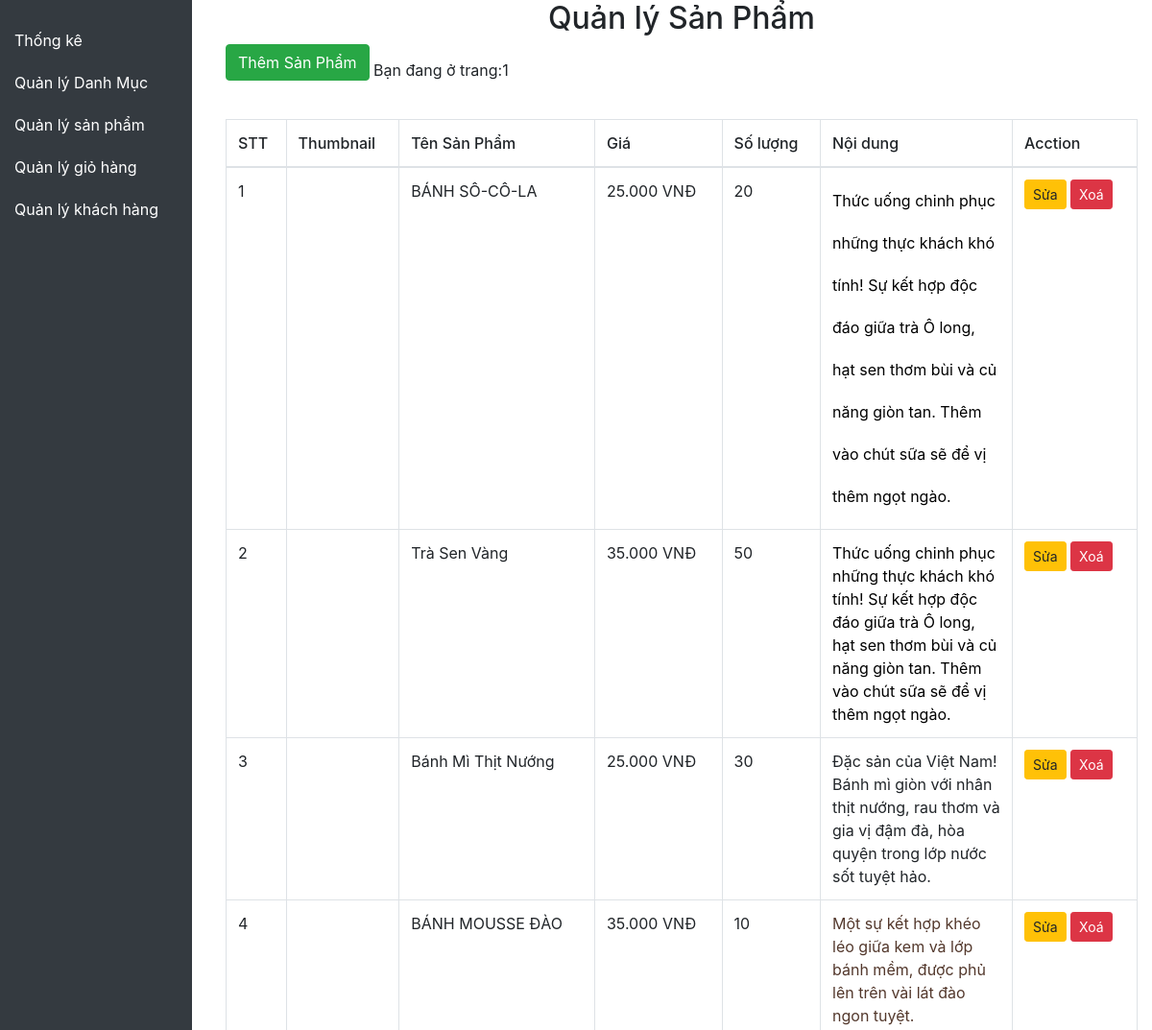
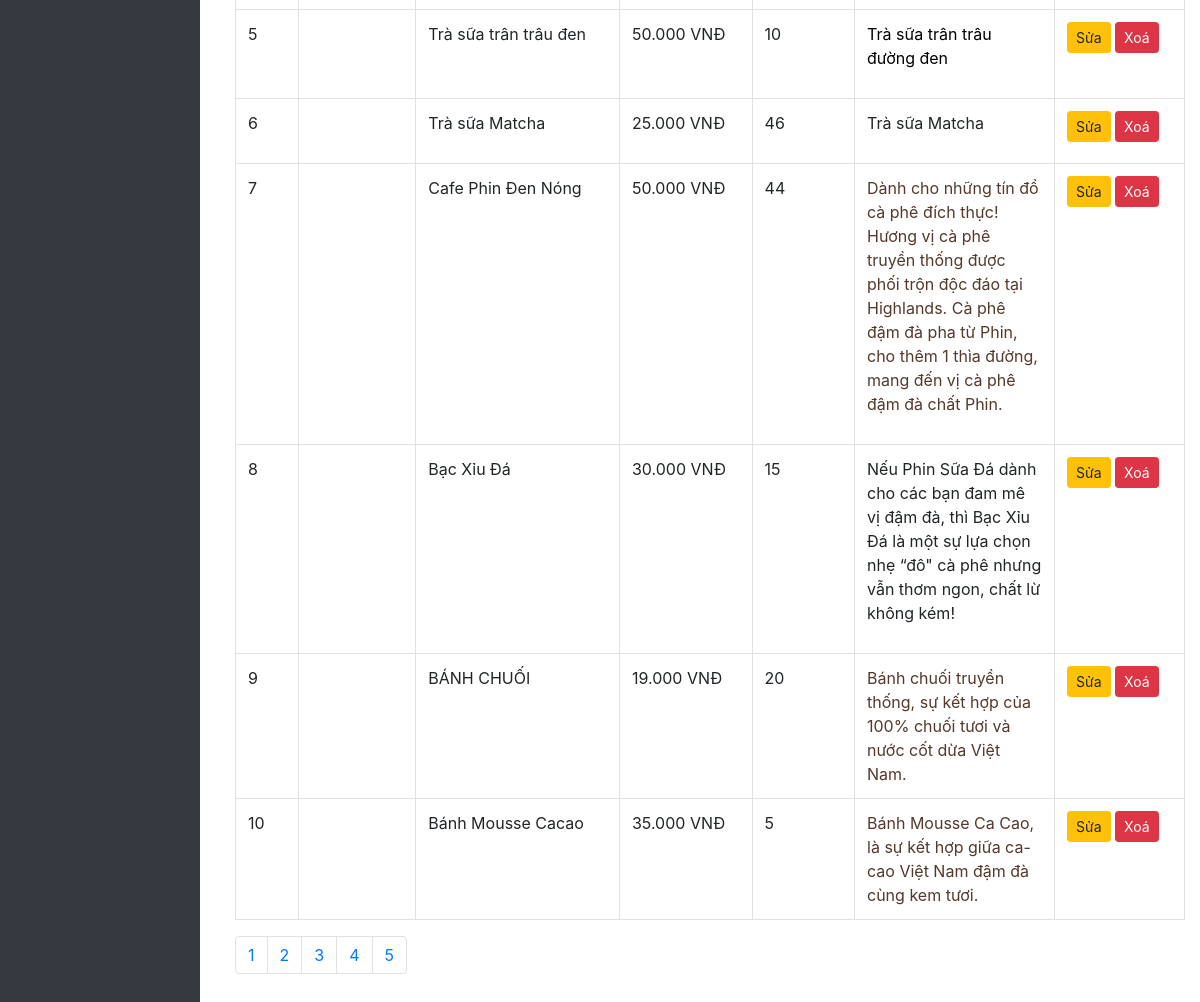
Screenshot of /admin/product/index.php with the database file from the repository (2 pictures, top to bottom).
### tables this page shows
CREATE TABLE `product` (
  `id` int(11) NOT NULL,
  `title` varchar(200) NOT NULL,
  `price` float NOT NULL,
  `number` float NOT NULL,
  `thumbnail` varchar(500) NOT NULL,
  `content` longtext NOT NULL,
  `id_category` int(11) NOT NULL,
  `created_at` datetime DEFAULT NULL,
  `updated_at` datetime DEFAULT NULL
);

### admin/database/dbhelper.php (called while the page is built, shortened)
<?php
function executeResult($sql)
{
    $con = mysqli_connect(HOST, USERNAME, PASSWORD, DATABASE);
    $result = mysqli_query($con, $sql);
    $data = [];
    while ($row = mysqli_fetch_assoc($result)) {
        $data[] = $row;
    }
    return $data;
}

### admin/product/index.php (the view, shortened to what this page needs)
<?php
require_once('../database/dbhelper.php');
?>
<!DOCTYPE html>
<html>
<head>
    <link rel="stylesheet" href="https://maxcdn.bootstrapcdn.com/bootstrap/4.4.1/css/bootstrap.min.css">
</head>
<body>
    <div id="wrapper">
        <header class="vertical-nav">
            <ul class="nav flex-column">
                <li class="nav-item">
                    <a class="nav-link" href="../index.php">Thống kê</a>
                </li>
                <li class="nav-item">
                    <a class="nav-link" href="../category/">Quản lý Danh Mục</a>
                </li>
                <li class="nav-item">
                    <a class="nav-link active" href="../product/">Quản lý sản phẩm</a>
                </li>
                <li class="nav-item">
                    <a class="nav-link" href="../dashboard.php">Quản lý giỏ hàng</a>
                </li>
                <li class="nav-item">
                    <a class="nav-link" href="../client/">Quản lý khách hàng</a>
                </li>
            </ul>
        </header>
        <div class="container">
            <div class="panel panel-primary">
                <div class="panel-heading">
                    <h2 class="text-center">Quản lý Sản Phẩm</h2>
                </div>
                <div class="panel-body">
                    <a href="add.php">
                        <button class="btn btn-success" style="margin-bottom: 20px;">Thêm Sản Phẩm</button>
                    </a>
                    <table class="table table-bordered table-hover">
                        <thead>
                            <tr style="font-weight: 500;">
                                <td >STT</td>
                                <td>Thumbnail</td>
                                <td>Tên Sản Phẩm</td>
                                <td>Giá</td>
                                <td>Số lượng</td>
                                <td>Nội dung</td>
                                <td >Acction</td>
                            </tr>
                        </thead>
                        <tbody>
                            <?php
                            try {
                                if (isset($_GET['page'])) {
                                    $page = $_GET['page'];
                                } else {
                                    $page = 1;
                                }
                                $limit = 10;
                                $start = ($page - 1) * $limit;
                                $sql = "SELECT * FROM product limit $start,$limit";
                                executeResult($sql);
                                $productList = executeResult($sql);
                                $index = 1;
                                foreach ($productList as $item) {
                                    echo '<tr>
                                        <td>' . ($index++) . '</td>
                                        <td style="text-align:center">
                                            <img src="' . $item['thumbnail'] . '" alt="" style="width: 50px">
                                        </td>
                                        <td>' . $item['title'] . '</td>
                                        <td>' . number_format($item['price'], 0, ',', '.') . ' VNĐ</td>
                                        <td>' . $item['number'] . '</td>
                                        <td style="width: 200px;">' . $item['content'] . '</td>
                                        <td>
                                            <a href="add.php?id=' . $item['id'] . '" class="btn btn-warning btn-sm">Sửa</a>
                                            <button class="btn btn-danger btn-sm" onclick="deleteProduct(' . $item['id'] . ')">Xoá</button>
                                        </td>
                                    </tr>';
                                }
                            } catch (Exception $e) {
                                die("Lỗi thực thi sql: " . $e->getMessage());
                            }
                            ?>
                        </tbody>
                    </table>
                </div>
            </div>
            <ul class="pagination">
                <?php
                $sql = "SELECT * FROM `product`";
                $conn = mysqli_connect(HOST, USERNAME, PASSWORD, DATABASE);
                $result = mysqli_query($conn, $sql);
                if (mysqli_num_rows($result)) {
                    $numrow = mysqli_num_rows($result);
                    $current_page = ceil($numrow / 5);
                }
                for ($i = 1; $i <= $current_page; $i++) {
                    if ($i == $current_page) {
                        echo '<li class="page-item"><a class="page-link" href="?page=' . $i . '">' . $i . '</a></li>';
                    } else {
                        echo '<li class="page-item"><a class="page-link" href="?page=' . $i . '">' . $i . '</a></li>';
                    }
                }
                ?>
            </ul>
        </div>
    </div>
</body>
</html>

### admin/product/index.php (style rules this page uses)
#wrapper { padding-bottom: 5rem; display: flex; }
.vertical-nav { width: 200px; position: fixed; top: 0; left: 0; height: 100%; background-color: #343a40; padding-top: 20px; }
.vertical-nav .nav-link { color: #fff; padding: 10px 15px; text-align: left; }
.container { margin-left: 220px; width: calc(100% - 220px); }
.table { margin-top: 20px; }

### rows the page displays
product: title "BÁNH SÔ-CÔ-LA", price "25.000", number "20", content "Thức uống chinh phục những thực khách khó tính! Sự kết hợp độc đáo giữa trà Ô long, hạt sen thơm bùi và củ năng giòn tan. Thêm vào chút sữa sẽ để vị thêm ngọt ngào."
product: title "Trà Sen Vàng", price "35.000", number "50", content "Thức uống chinh phục những thực khách khó tính! Sự kết hợp độc đáo giữa trà Ô long, hạt sen thơm bùi và củ năng giòn tan. Thêm vào chút sữa sẽ để vị thêm ngọt ngào."
product: title "Bánh Mì Thịt Nướng", price "25.000", number "30", content "Đặc sản của Việt Nam! Bánh mì giòn với nhân thịt nướng, rau thơm và gia vị đậm đà, hòa quyện trong lớp nước sốt tuyệt hảo."
product: title "BÁNH MOUSSE ĐÀO", price "35.000", number "10", content "Một sự kết hợp khéo léo giữa kem và lớp bánh mềm, được phủ lên trên vài lát đào ngon tuyệt."
product: title "Trà sữa trân trâu đen", price "50.000", number "10", content "Trà sữa trân trâu đường đen"
product: title "Trà sữa Matcha", price "25.000", number "46", content "Trà sữa Matcha"
product: title "Cafe Phin Đen Nóng", price "50.000", number "44", content "Dành cho những tín đồ cà phê đích thực! Hương vị cà phê truyền thống được phối trộn độc đáo tại Highlands. Cà phê đậm đà pha từ Phin, cho thêm 1 thìa đường, mang đến vị cà phê đậm đà chất Phin."
product: title "Bạc Xỉu Đá", price "30.000", number "15", content "Nếu Phin Sữa Đá dành cho các bạn đam mê vị đậm đà, thì Bạc Xỉu Đá là một sự lựa chọn nhẹ “đô\" cà phê nhưng vẫn thơm ngon, chất lừ không kém!"
product: title "BÁNH CHUỐI", price "19.000", number "20", content "Bánh chuối truyền thống, sự kết hợp của 100% chuối tươi và nước cốt dừa Việt Nam."
product: title "Bánh Mousse Cacao", price "35.000", number "5", content "Bánh Mousse Ca Cao, là sự kết hợp giữa ca-cao Việt Nam đậm đà cùng kem tươi."
